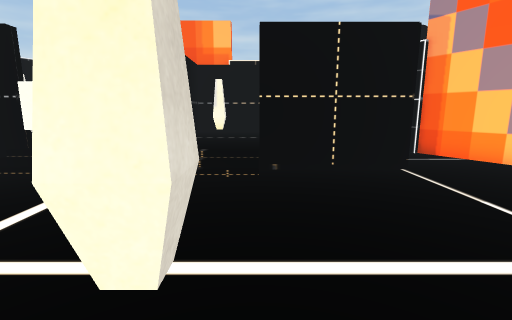
View 1 (above)

23 first-person views from a walk through a scene from a Unity 3-D project. The camera is 1.5 m above the floor, tilts 10° down and sees 85° across. The floor is counted in squares, 1 m on a side. Each view is taken from the middle of a square. On the plan, view 1 faces up. The plan holds only what a view shows up to about 14 squares ahead; the rest is blank. The place goes on beyond the plan. The player character is not drawn. Some surface patterns are stand-ins.

View 2
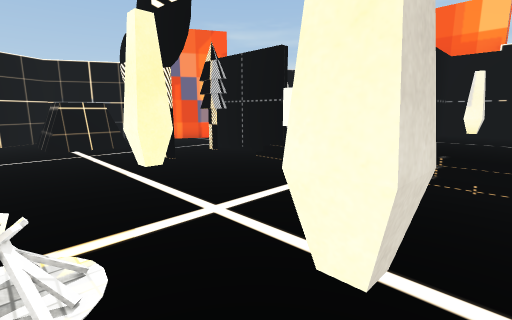

View 3
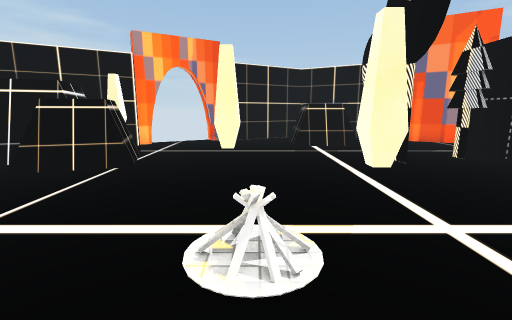

View 4
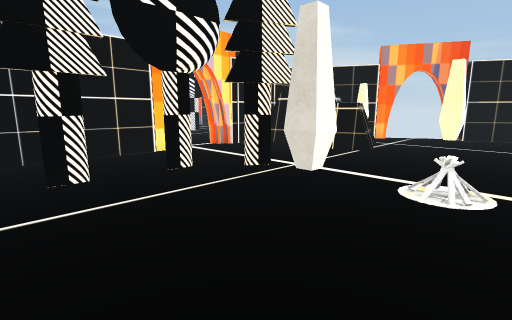

View 5
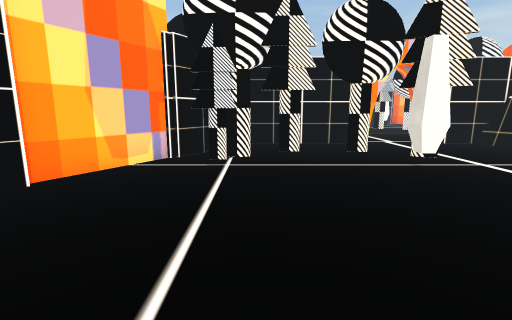

View 6
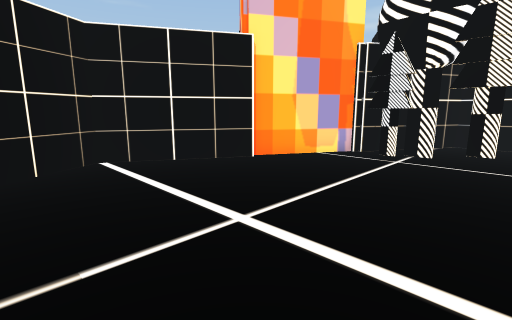

View 7
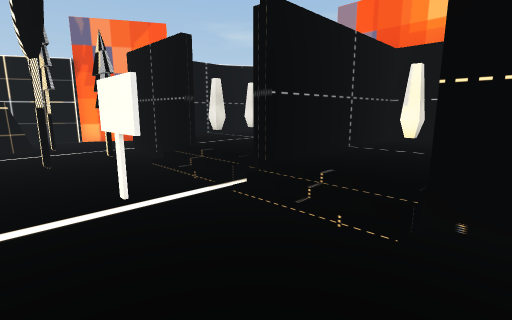

View 8
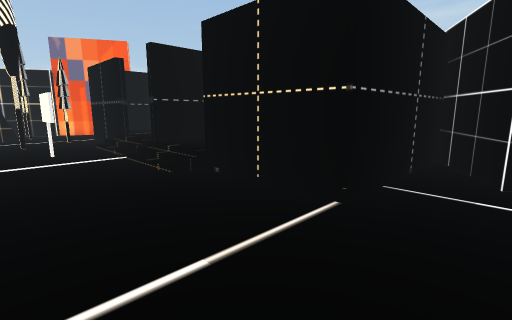

View 9
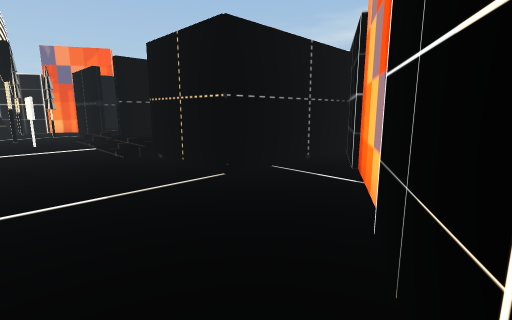

View 10
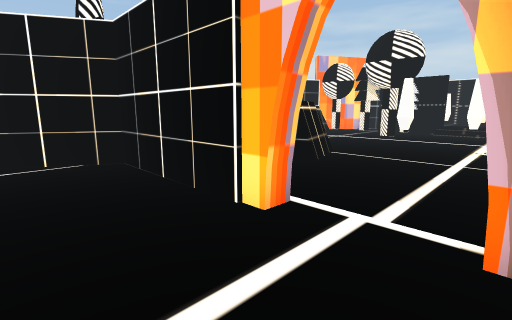

View 11
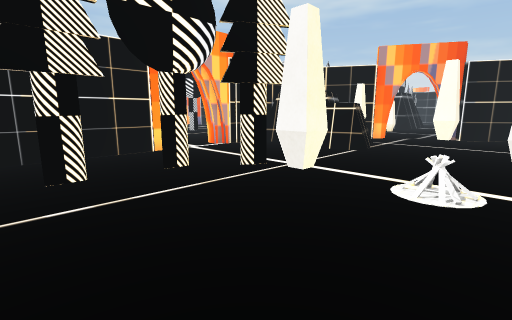

View 12
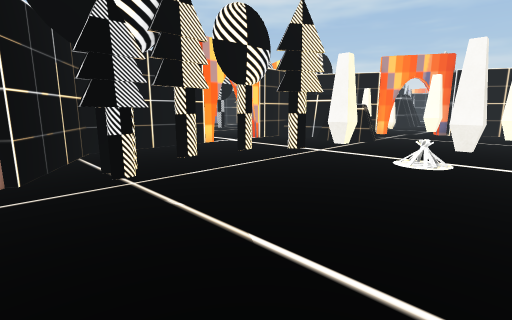

View 13
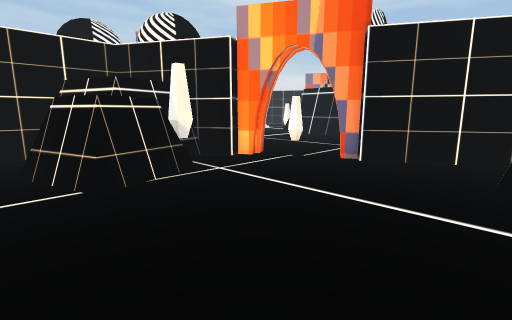

View 14
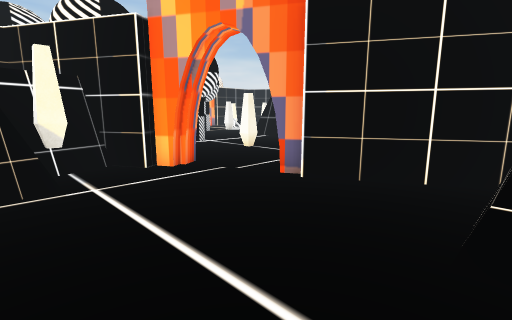

View 15
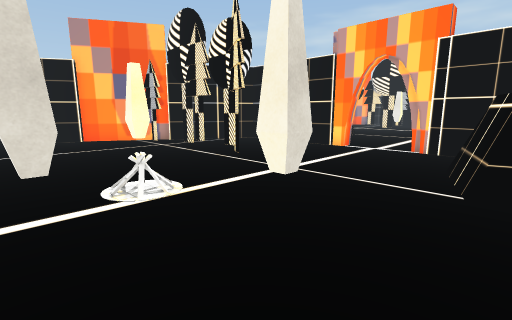

View 16
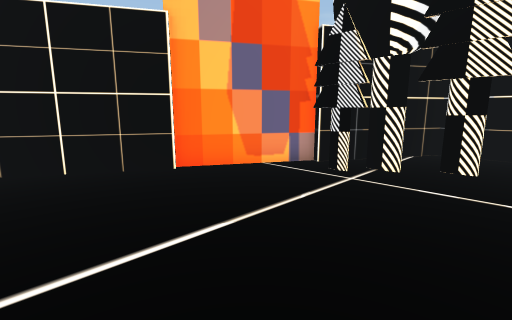

View 17
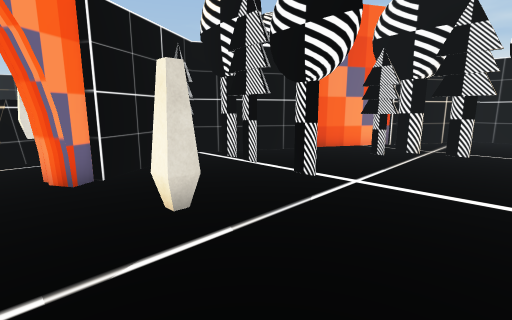

View 18
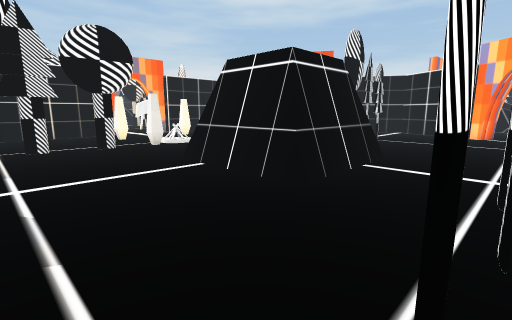

View 19
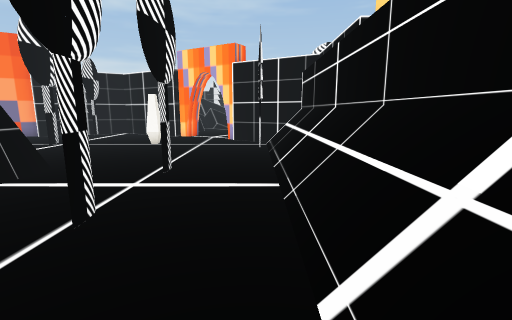

View 20
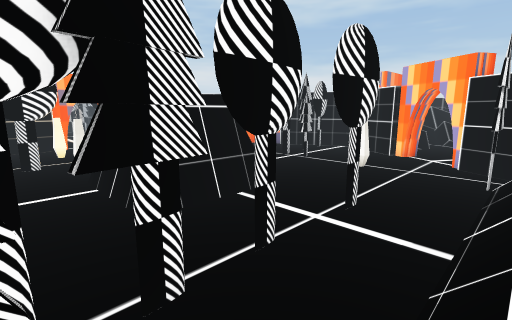

View 21
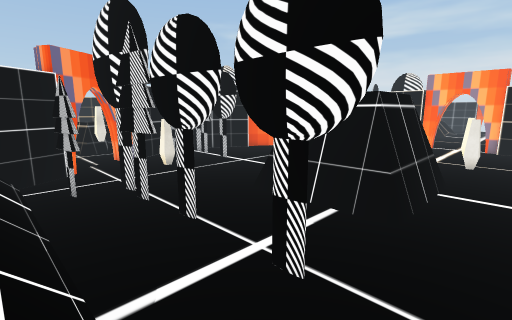

View 22
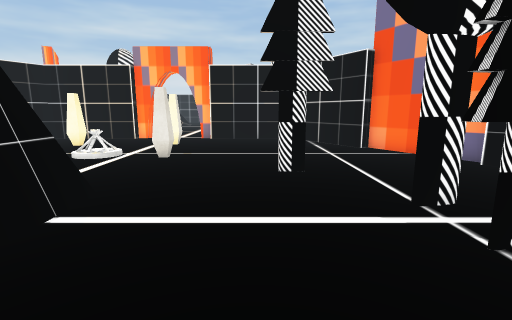

View 23
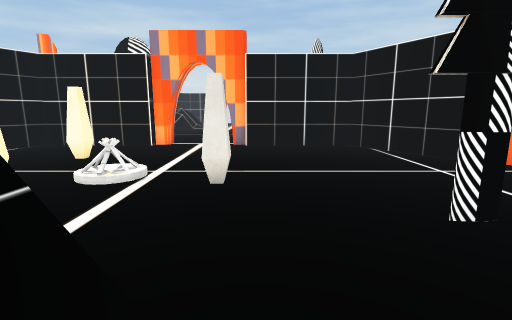

### Floor plan
Key: @ floor where view 1 was taken; # wall or solid block; . floor; / step, stairs or slope; ^ raised ledge; O other object.
Columns run from 17 left of view 1 to 26 right of it. Each row starts with its distance up from view 1.
 13        O      O      ##
 12        O      O      O#
 11        O      O      O##
 10        O      O      O.##
  9    ##         O      O..#
  8   ##...       O      O..##
  7   #....OOOOO /O  OOOOO...#
  6   #......OO....///.......##
  5  ##..O.O..................#
  4  #. OO...O....O...........##
  3 #   OO.....................#    ##. ##
  2 ##.OOO.......#.............######....######
  1  #..............#   ......##..............##
  0  ##...........O..@........##...............#
 -1   #........#.....#.......##.........#......#
 -2   #......................#......#...........
 -3    ............O........##..................
 -4     ...OOO.......O...O..#..O......O.........
 -5     ## # OO........OOO.##.OO..O.#...#.......
 -6        O  O...........##....................
 -7         OO............#..........  .....O...
 -8          O...........##.........O   O.......
 -9          ####..########O........OO OO.....O.
-10       #######..###O   OOO.O.....OO OO....OO.
-11      ##...........O   # ........OO OO.......
-12      #............O OO##........OOOOO.......
-13     ##...........O  OO##...#...............
-14    ##.OOO.O......OOO#..#.................#..
-15    #..O....OO.....OO........................
-16   ##.........................OO.OO..O.......
-17   #......................#..OO..............
-18  ##.......#.....#........##.............O..#
-19  #...........O...........## ///////////   ##
-20 ##.........#..............#    ^^^^^^^^#  #
-21 #.... ................OOO.#

Where each view was taken, in squares from view 1:
view 1: 0 up, 0 right, facing up
view 2: 0 up, 0 right, facing up-left
view 3: 0 up, 0 right, facing left
view 4: 1 up, 3 right, facing down-left
view 5: 4 up, 3 right, facing down
view 6: 5 up, 1 right, facing down-right
view 7: 3 up, 1 right, facing up-left
view 8: 3 up, 6 right, facing up-left
view 9: 3 up, 9 right, facing up-left
view 10: 6 down, 5 left, facing down-right
view 11: 20 down, 10 left, facing up-right
view 12: 21 down, 13 left, facing up-right
view 13: 21 down, 1 left, facing up-right
view 14: 21 down, 2 right, facing up-right
view 15: 21 down, 1 right, facing up-left
view 16: 21 down, 8 left, facing up-left
view 17: 15 down, 13 right, facing up-left
view 18: 16 down, 10 right, facing up-right
view 19: 18 down, 12 right, facing right
view 20: 19 down, 12 right, facing up-right
view 21: 19 down, 21 right, facing up-left
view 22: 13 down, 22 right, facing up
view 23: 10 down, 20 right, facing up
